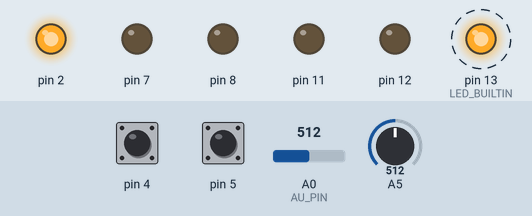
Recording of a program running on a simulated Arduino Nano, built with avr-gcc and run on an emulated ATmega328P. Shown: output pins drawn as LEDs (lit = HIGH). Dashed ring = blinking. Inputs (shaded band) come from the test bench; at power-on: pin 4 HIGH, pin 5 HIGH, A0 (AU_PIN) = 512, A5 = 512.

Above: at 1.2 s.
1.3 s: pin 4 pulled LOW for 0.15 s
At 1.43 s:
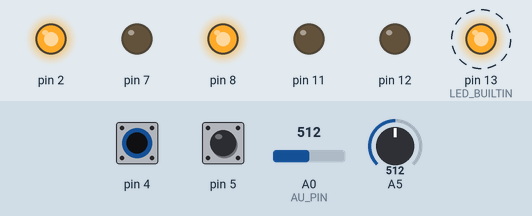
4.3 s: pin 5 pulled LOW for 0.15 s
At 4.46 s:
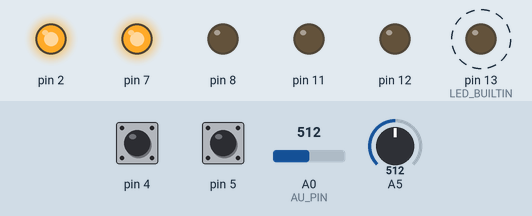
7.3 s: pin 4 pulled LOW for 1 s
At 8.9 s:
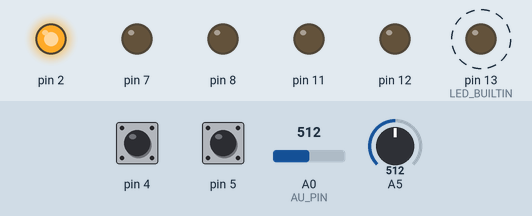
10.3 s: pin 5 pulled LOW for 1 s
At 11.28 s:
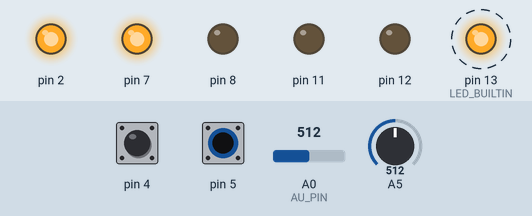
13.3 s: pin 5 pulled LOW for 3.2 s
At 17.6 s:
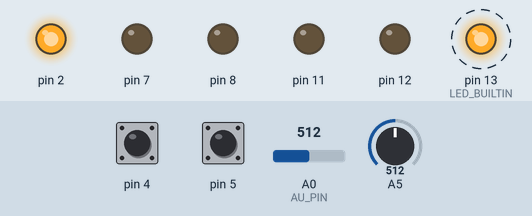
18.0 s: pin 4 pulled LOW for 3.2 s
At 18.7 s:
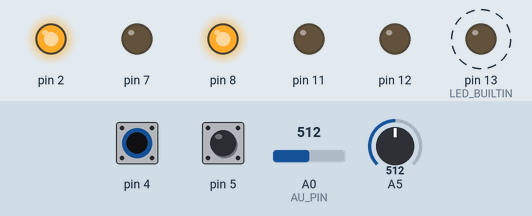
Timing chart, 0 to 23.7 s (numbered marks = the images above; inputs shaded):
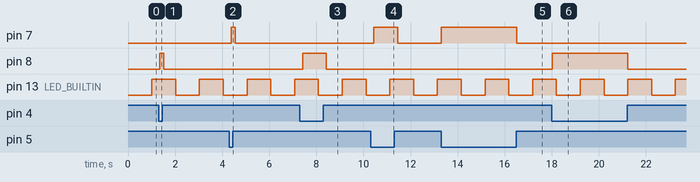

The program:

main.cpp
```cpp
#include "main.h"
#include "avr/wdt.h"
// #include "WatchDog.h"

const uint8_t pin_map[] = {GAIN_PIN, LED1_PIN, LED2_PIN};

flag_ship flag_state;
arduinoFFT FFT = arduinoFFT(); /* Create FFT object */
/*
These are the input and output vectors
Input vectors receive computed results from FFT
*/

// ADC complete ISR
bool ADC_current = false;
ISR (ADC_vect)
{
  results[resultNumber++] = ADC;
  if(resultNumber >= MAX_RESULTS && !ADC_current )
  {
    // ADCSRA = 0;  // turn off ADC
    ADMUX = ADCH5;
    ADC_current = true;
    return;
  }
  if(ADC_current)
  {
    adcCurrent = ADC;
    ADMUX = ADCH0;
    ADC_current = false;
    ADCSRA = 0;
  }
  return;
}
EMPTY_INTERRUPT (TIMER1_COMPB_vect);

void setup() {
  #if DEBUG_MODE
    Serial.begin(500000);
  #endif

  for(uint8_t p = 0; p<sizeof(pin_map); p++)
  {
    pinMode(pin_map[p], OUTPUT);
    digitalWrite(pin_map[p], LOW);
  }
  digitalWrite(GAIN_PIN,HIGH);
  pinMode(LED_BUILTIN, OUTPUT);

  // button init state
  pinMode(BUTTON_UP_PIN, INPUT_PULLUP);
  pinMode(BUTTON_DOWN_PIN, INPUT_PULLUP);
  // MOTOR phase state
  pinMode(MOTOR_PHASE1_PIN, OUTPUT);
  pinMode(MOTOR_PHASE2_PIN, OUTPUT);
  wdt_enable(WDTO_500MS);
  flag_state.SetStateAndTime(HIGH);
  adc_init();
}


void loop() {

  if( ( resultNumber >= MAX_RESULTS ) & ADC_current)
  {
    double* vReal = (double*)malloc(MAX_RESULTS * sizeof(double));
    double* vImag = (double*)malloc(MAX_RESULTS * sizeof(double));
    preEmphasis(results,MAX_RESULTS,0.97);
    for (int i = 0; i < MAX_RESULTS; i++)
    {
      vReal[i] = int8_t(results [i]);
      vImag[i] = 0.0;
      #if DEBUG_MODE
        Serial.println (results [i]);
      #endif
    }
    #if DEBUG_MODE
      Serial.println(" nilai ADC sensor ARUS "+String(adcCurrent));
    #endif
    resultNumber = 0;
    FFT.Windowing(vReal, MAX_RESULTS, FFT_WIN_TYP_HAMMING, FFT_FORWARD);	/* Weigh data */
    FFT.Compute(vReal, vImag, MAX_RESULTS, FFT_FORWARD); /* Compute FFT */
    FFT.ComplexToMagnitude(vReal, vImag, MAX_RESULTS); /* Compute magnitudes */
    double f_, v_ ;
    FFT.MajorPeak(vReal, MAX_RESULTS, 50e+3, &f_, &v_);
    free(vImag);  free(vReal);

    if( (3000.f <= f_) && (f_ <= 3150.f) && (50.f <= v_) &&  (v_ <= 1900.f))
      state_det = HIGH;
    else
      state_det = LOW;
    state_flag = flag_state.updateState(state_det);
    if( last_state_flag != state_flag && (state_flag > 0) )
    {
      state_time = millis();
      last_state_flag = state_flag;
    }

    if( millis() - state_time >= state_time_hold )
    {
      last_state_flag = 0;
    }
    switch(last_state_flag)
    {
      case 1:
        digitalWrite(LED1_PIN, HIGH);
        break;
      case 2:
        digitalWrite(LED2_PIN, HIGH);
        break;
      default :
        digitalWrite(LED2_PIN, LOW);
        digitalWrite(LED1_PIN, LOW);
        break;
    };

    adcCurrent = abs(adcCurrent - 512);
    adc_deinit();
  }

  if(millis() - timeMils >= 1000U)
  {
    if (ledState == LOW) {
    ledState = HIGH;
    } else {
      ledState = LOW;
    }
    digitalWrite(LED_BUILTIN, ledState);
    timeMils = millis();
  };
  if( millis() - buttonMillis >= 150 )
  {
    buttonMillis = millis();
    if( ( adcLastCurrent <= 256 ) && ( adcCurrent <= 256 ) )
    {
      digitalWrite(MOTOR_PHASE1_PIN, digitalRead(BUTTON_DOWN_PIN)==HIGH ? LOW:HIGH);
      digitalWrite(MOTOR_PHASE2_PIN, digitalRead(BUTTON_UP_PIN)==HIGH ? LOW:HIGH);
    }
    else
    {
      digitalWrite(MOTOR_PHASE1_PIN, LOW);
      digitalWrite(MOTOR_PHASE2_PIN, LOW);
      // buttonMillis+= 100;
    }
    wdt_reset();
    adcLastCurrent = adcCurrent;
  }
}

void adc_init()
{
   // reset Timer 1
  TCCR1A = 0;
  TCCR1B = 0;
  TCNT1 = 0;
  TCCR1B = bit (CS11) | bit (WGM12);  // CTC, prescaler of 8
  TIMSK1 = bit (OCIE1B);
  OCR1A = 39;
  OCR1B = 39;   // 20 uS - sampling frequency 50 kHz

  ADCSRA =  bit (ADEN) | bit (ADIE) | bit (ADIF);   // turn ADC on, want interrupt on completion
  ADCSRA |= bit (ADPS2);  // Prescaler of 16
//  ADCSRA |= (1 << ADPS1) | (1 << ADPS0);    // 8 prescaler for 153.8 KHz
  ADMUX = bit (REFS0) | (0 & 7);  // adc 0
  ADCSRB = bit (ADTS0) | bit (ADTS2);  // Timer/Counter1 Compare Match B
  ADCSRA |= bit (ADATE);   // turn on automatic triggering
}

void adc_deinit()
{
   ADCSRA =  bit (ADEN) | bit (ADIE) | bit (ADIF)| bit (ADPS2) | bit (ADATE);
   // turn ADC back on
}


void preEmphasis(int* val,int n,float s)
{
  int* tmp = (int*)malloc(n * sizeof(int));
  for(int a = 0; a<n; a++)
  {
    if(a ==0)
      tmp[a] = val[a];
    else
      tmp[a] =(int) ( (float) val[a] - (s*(float)val[a-1]));
  }
  memcpy(val,tmp,n);
  free(tmp);
}


#if DEBUG_MODE

void PrintVector(double *vData, uint16_t bufferSize, uint8_t scaleType)
{
  for (uint16_t i = 0; i < bufferSize; i++)
  {
    double abscissa;
    /* Print abscissa value */
    switch (scaleType)
    {
      case 0:
        abscissa = (i * 1.0);
	break;
      case 1:
        abscissa = ((i * 1.0) / 50e+3);
	break;
      case 2:
        abscissa = ((i * 1.0 * 50e+3) / MAX_RESULTS);
	break;
    }
    Serial.print(abscissa, 6);
    if(scaleType==2)
      Serial.print("Hz");
    Serial.print(" ");
    Serial.println(vData[i], 4);
  }
  Serial.println();
}

#endif
```

main.h
```cpp
#pragma once
#ifndef main_h
#define main_h

#include "Arduino.h"


#include <Arduino.h>

#include "arduinoFFT.h"
#include "flag_ship.h"


#define DEBUG_MODE      0
// motor up-down
#define BUTTON_UP_PIN     4U
#define BUTTON_DOWN_PIN   5U
#define MOTOR_PHASE1_PIN  7U
#define MOTOR_PHASE2_PIN  8U


#define AU_PIN      A0
#define GAIN_PIN    2U
#define LED1_PIN    11U
#define LED2_PIN    12U


#define ADC0 0
#define ADC5 5

// Define the ADC channels used. ADLAR will be zero.
#define ADCH0 ((1 << REFS0) | ADC0)
#define ADCH5 ((1 << REFS0) | ADC5)


// variables
const int MAX_RESULTS = 64;

int results [MAX_RESULTS];
volatile int resultNumber;

volatile int adcCurrent = 0;
volatile int adcLastCurrent = 0;


int ledState = LOW;
uint8_t state_det = 0;
uint8_t state_flag = 0, last_state_flag=0;
volatile uint32_t state_time = 0;
const uint32_t state_time_hold = 1000UL;
volatile uint32_t timeMils=0;
volatile uint32_t buttonMillis = 0;


// function
void adc_deinit();
void adc_init();

void preEmphasis(int* val,int n,float s);

#if DEBUG_MODE
    void PrintVector(double *vData, uint16_t bufferSize, uint8_t scaleType);
#endif

#endif
```

Measured:
- after the input at 1.3 s, pin 8: LOW → HIGH after 0.05 s, → LOW 0.17 s later
- after the input at 4.3 s, pin 7: LOW → HIGH after 0.08 s, → LOW 0.17 s later
- after the input at 7.3 s, pin 8: LOW → HIGH after 0.11 s, → LOW 1.0 s later
- after the input at 10.3 s, pin 7: LOW → HIGH after 0.15 s, → LOW 1.0 s later
- after the input at 13.3 s, pin 7: LOW → HIGH at once, → LOW 3.2 s later
- after the input at 18.0 s, pin 8: LOW → HIGH at once, → LOW 3.2 s later
- by itself, pin 13 (LED_BUILTIN): alternates HIGH for 1.0 s and LOW for 1.0 s
